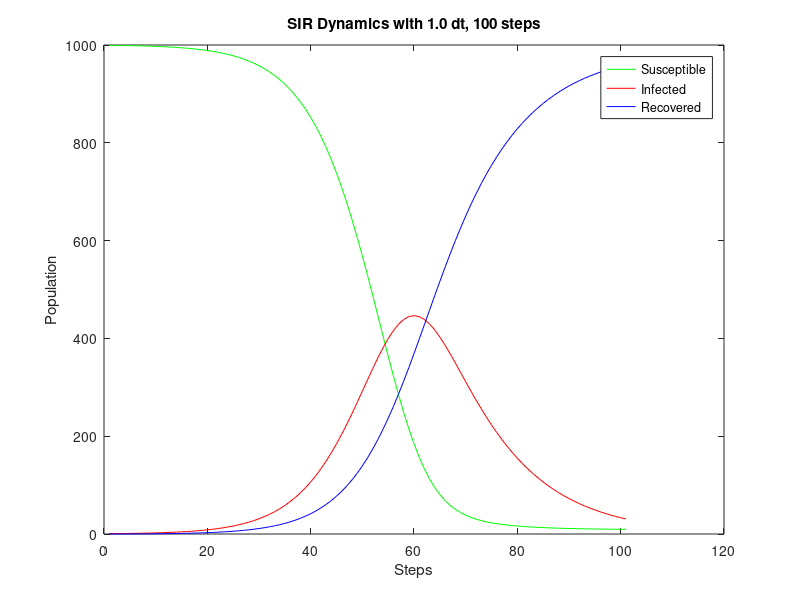

Write the MATLAB code that produced this figure.
steps = 100;
dt = 1.0;
replications = 0;
dynamics = [
999.000,1.000,0.000;
999.000,1.000,0.000;
999.000,1.000,0.000;
999.000,1.000,0.000;
998.750,1.183,0.067;
998.500,1.366,0.133;
998.251,1.549,0.200;
997.955,1.766,0.279;
997.614,2.016,0.370;
997.228,2.299,0.473;
996.787,2.622,0.591;
996.284,2.990,0.725;
995.711,3.410,0.879;
995.058,3.889,1.053;
994.313,4.434,1.253;
993.464,5.056,1.480;
992.497,5.764,1.739;
991.395,6.570,2.035;
990.139,7.489,2.372;
988.709,8.535,2.756;
987.080,9.725,3.194;
985.226,11.080,3.694;
983.117,12.621,4.263;
980.717,14.372,4.911;
977.988,16.363,5.650;
974.886,18.623,6.491;
971.362,21.189,7.449;
967.362,24.099,8.540;
962.823,27.396,9.781;
957.677,31.129,11.194;
951.849,35.350,12.801;
945.255,40.118,14.627;
937.802,45.496,16.702;
929.390,51.551,19.059;
919.910,58.357,21.733;
909.243,65.990,24.767;
897.265,74.531,28.203;
883.845,84.062,32.094;
868.844,94.663,36.493;
852.126,106.412,41.462;
833.551,119.383,47.066;
812.990,133.634,53.377;
790.320,149.209,60.471;
765.442,166.128,68.430;
738.282,184.380,77.339;
708.801,203.913,87.286;
677.011,224.628,98.361;
642.980,246.367,110.653;
606.846,268.906,124.247;
568.827,291.950,139.223;
529.225,315.128,155.647;
488.429,337.997,173.574;
446.912,360.051,193.037;
405.218,380.736,214.046;
363.946,399.475,236.579;
323.719,415.699,260.582;
285.148,428.887,285.965;
248.802,438.602,312.596;
215.159,444.531,340.310;
184.585,446.513,368.902;
157.304,444.554,398.142;
133.393,438.830,427.778;
112.788,429.667,457.545;
95.305,417.513,487.182;
80.671,402.891,516.437;
68.556,386.362,545.082;
58.608,368.476,572.916;
50.483,349.742,599.776;
43.861,330.606,625.533;
38.462,311.440,650.098;
34.048,292.538,673.414;
30.423,274.123,695.455;
27.428,256.355,716.217;
24.938,239.342,735.720;
22.853,223.152,753.995;
21.095,207.820,771.085;
19.603,193.356,787.041;
18.328,179.754,801.918;
17.232,166.995,815.773;
16.285,155.052,828.663;
15.461,143.893,840.647;
14.742,133.479,851.780;
14.110,123.773,862.116;
13.554,114.737,871.709;
13.062,106.330,880.608;
12.626,98.515,888.859;
12.237,91.255,896.509;
11.890,84.513,903.597;
11.579,78.257,910.165;
11.299,72.452,916.248;
11.048,67.069,921.883;
10.822,62.078,927.100;
10.617,57.453,931.930;
10.432,53.167,936.401;
10.264,49.196,940.540;
10.111,45.519,944.370;
9.973,42.113,947.914;
9.846,38.959,951.194;
9.731,36.040,954.229;
9.626,33.337,957.036;
9.530,30.836,959.634;
];
susceptibleRatio = dynamics (:, 1);
infectedRatio = dynamics (:, 2);
recoveredRatio = dynamics (:, 3);
figure
plot (susceptibleRatio.', 'color', 'green');
hold on
plot (infectedRatio.', 'color', 'red');
hold on
plot (recoveredRatio.', 'color', 'blue');
xlabel ('Steps');
ylabel ('Population');
legend('Susceptible','Infected', 'Recovered');
title ('SIR Dynamics with 1.0 dt, 100 steps');
